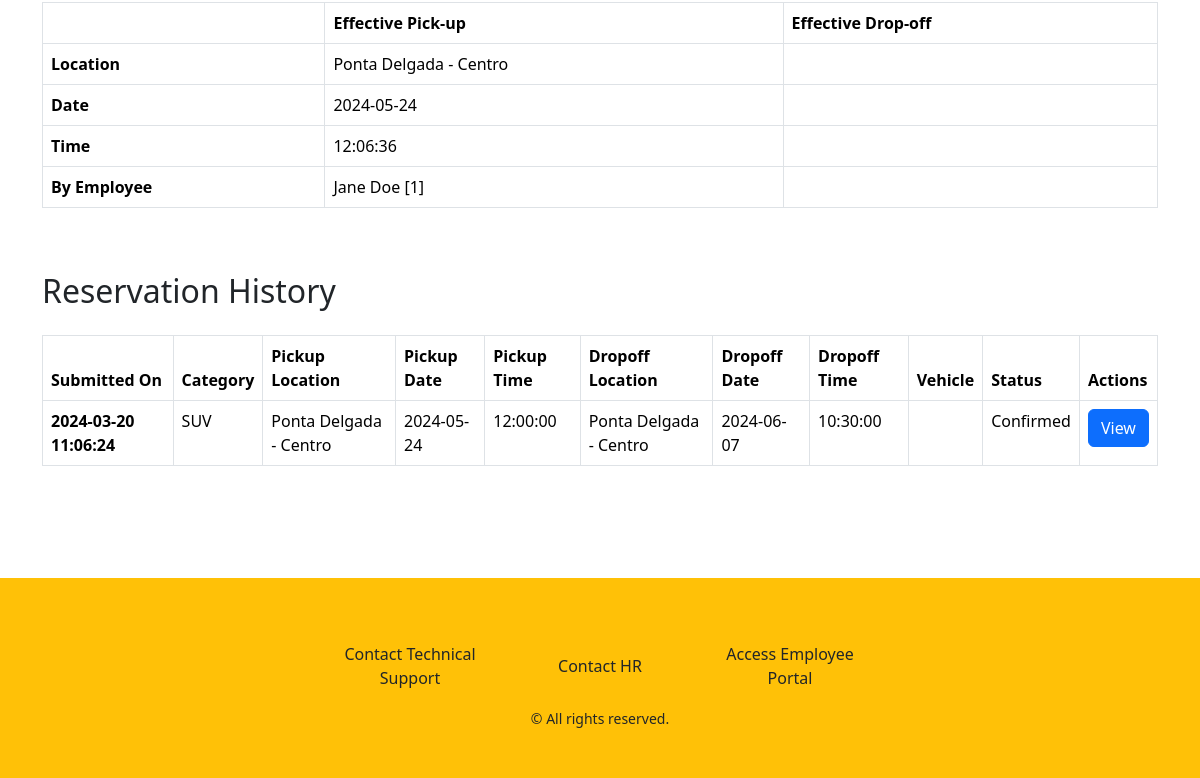
The app's page /project/src/html/admin/reservationView.php?reservationId=2 (signed in, lower part), older data.
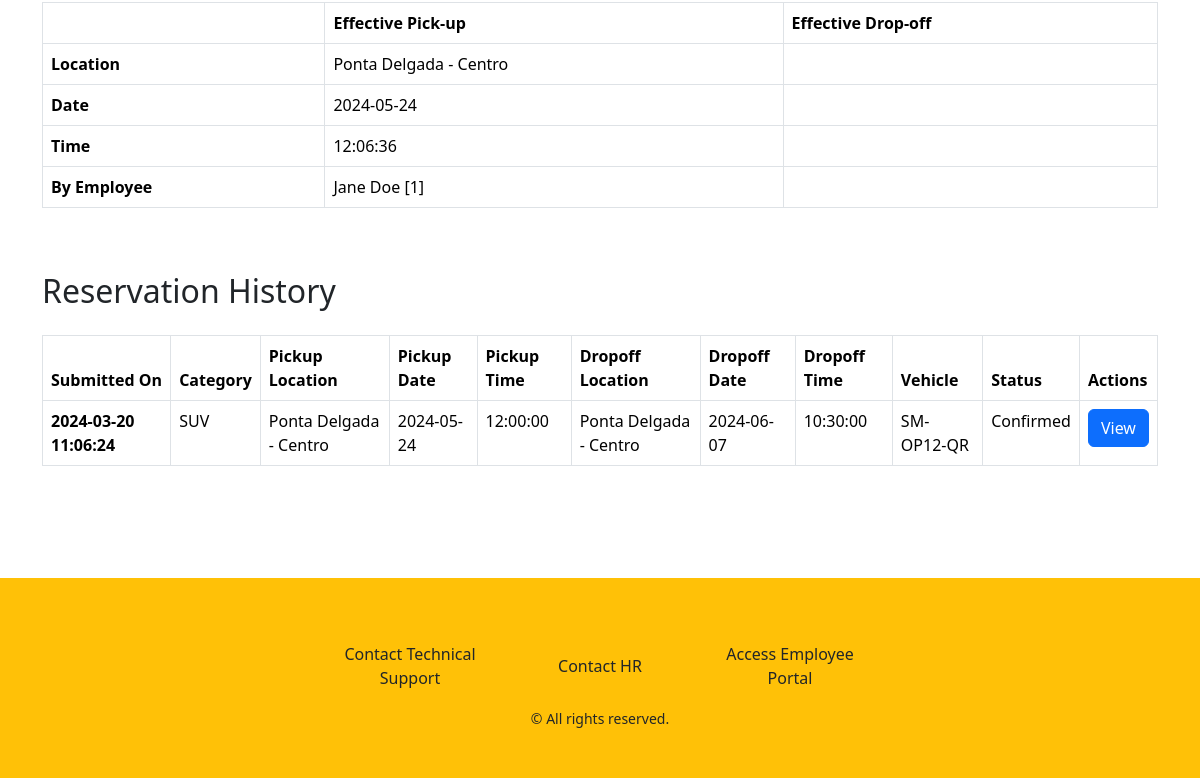
The same page, newer data.
### tables this page shows
CREATE TABLE IF NOT EXISTS revision (
    id INT UNSIGNED NOT NULL AUTO_INCREMENT,
    category_id INT UNSIGNED NOT NULL,
    customer_id INT UNSIGNED NOT NULL,
    status_id INT UNSIGNED NOT NULL,
    pickupLocation_id INT UNSIGNED NOT NULL,
    dropoffLocation_id INT UNSIGNED NOT NULL,
    pickupDate DATE NOT NULL,
    dropoffDate DATE NOT NULL,
    pickupTime TIME NOT NULL,
    dropoffTime TIME NOT NULL,
    totalPrice DECIMAL(6,2) NOT NULL,
     
    vehicle_id INT UNSIGNED NOT NULL,
    submittedByUser_id INT UNSIGNED,
    submittedTimestamp TIMESTAMP NOT NULL DEFAULT CURRENT_TIMESTAMP,

     
    effectivePickupDate DATE,
    effectivePickupTime TIME,
    effectivePickupLocation_id INT UNSIGNED,
    givenByUser_id INT UNSIGNED,

     
    effectiveDropoffDate DATE,
    effectiveDropoffTime TIME,
    effectiveDropoffLocation_id INT UNSIGNED,
    collectedByUser_id INT UNSIGNED,
    
    billingAddress_id INT UNSIGNED NOT NULL,
    creditCard_id INT UNSIGNED NOT NULL,
    reservation_id INT UNSIGNED NOT NULL,
    PRIMARY KEY (id),
    CONSTRAINT fk_revision_category
        FOREIGN KEY (category_id)
        REFERENCES category(id),
    CONSTRAINT fk_revision_customer
        FOREIGN KEY (customer_id)
        REFERENCES customer(id),
    CONSTRAINT fk_revision_status
        FOREIGN KEY (status_id)
        REFERENCES status(id),
    CONSTRAINT fk_revision_pickupLocation
        FOREIGN KEY (pickupLocation_id)
        REFERENCES location(id),
    CONSTRAINT fk_revision_dropoffLocation
        FOREIGN KEY (dropoffLocation_id)
        REFERENCES location(id),
    CONSTRAINT fk_revision_vehicle
        FOREIGN KEY (vehicle_id)
        REFERENCES vehicle(id),
    CONSTRAINT fk_revision_user
        FOREIGN KEY (submittedByUser_id)
        REFERENCES user(id),
    CONSTRAINT fk_revision_effectivePickupLocation
        FOREIGN KEY (effectivePickupLocation_id)
        REFERENCES location(id),
    CONSTRAINT fk_revision_effectiveDropoffLocation
        FOREIGN KEY (effectiveDropoffLocation_id)
        REFERENCES location(id),
    CONSTRAINT fk_revision_collectedByUser
        FOREIGN KEY (collectedByUser_id)
        REFERENCES user(id),
    CONSTRAINT fk_revision_givenByUser
        FOREIGN KEY (givenByUser_id)
        REFERENCES user(id),
    CONSTRAINT fk_revision_billingAddress
        FOREIGN KEY (billingAddress_id)
        REFERENCES address(id),
    CONSTRAINT fk_revision_creditCard
        FOREIGN KEY (creditCard_id)
        REFERENCES creditCard(id),
    CONSTRAINT fk_revision_reservation
        FOREIGN KEY (reservation_id)
        REFERENCES reservation(id)
);

CREATE TABLE IF NOT EXISTS category (
    id INT UNSIGNED NOT NULL AUTO_INCREMENT PRIMARY KEY,
    name VARCHAR(45) NOT NULL,
    description VARCHAR(90) NOT NULL,
    dailyRate DECIMAL(5,2) NOT NULL,
    isArchived BOOLEAN NOT NULL DEFAULT FALSE
);

CREATE TABLE location (
    id INT UNSIGNED NOT NULL AUTO_INCREMENT,
    name VARCHAR(90) NOT NULL,
    address_id INT UNSIGNED NOT NULL,
    island_id INT UNSIGNED NOT NULL,
    isArchived BOOLEAN NOT NULL DEFAULT FALSE,
    PRIMARY KEY (id),
    CONSTRAINT fk_location_address
        FOREIGN KEY (address_id)
        REFERENCES address(id),
    CONSTRAINT fk_location_island
        FOREIGN KEY (island_id)
        REFERENCES island(id)
);

CREATE TABLE IF NOT EXISTS status (
    id INT UNSIGNED NOT NULL AUTO_INCREMENT,
    statusName VARCHAR(45) NOT NULL,
    PRIMARY KEY (id)
);

CREATE TABLE IF NOT EXISTS vehicle (
    id INT UNSIGNED NOT NULL AUTO_INCREMENT,
    plate VARCHAR(15) NOT NULL,
    category_id INT UNSIGNED,
    rentable BOOLEAN NOT NULL,
    island_id INT UNSIGNED NOT NULL,
    isArchived BOOLEAN NOT NULL DEFAULT FALSE,
    PRIMARY KEY (id),
    CONSTRAINT fk_vehicle_category
        FOREIGN KEY (category_id)
        REFERENCES category(id),
    CONSTRAINT fk_vehicle_island
        FOREIGN KEY (island_id)
        REFERENCES island(id),
    CONSTRAINT UNIQUE (plate)
);

### project/lib/RentACar/DBModel.php (called while the page is built, shortened)
<?php
trait DBModel
{
    protected ?int $id = null;
    public function getId(): int
    {
        return $this->id;
    }
    public static function find(int $id, string $tableName = ''): self
    {
        $connection = MyConnect::getInstance()->getConnection();
        if ($tableName === '') {
            $class_parts = explode('\\', static::class);
            $tableName = end($class_parts);
            $tableName = self::camelToSnake($tableName);
        }
        $sql = "SELECT * FROM " . $tableName . " WHERE id = ?";
        $stmt = $connection->prepare($sql);
        $stmt->execute([$id]);
        $result = $stmt->fetchObject(static::class);
        return $result;
    }
    public static function search(array $filters, string $tableName = '', ?string $orderBy = null, ?string $order = null, ?int $limit = null): array
    {
        $sql = "SELECT * FROM " . $tableName;
        if (!empty($filters)) {
            $sql .= " WHERE ";
            foreach ($filters as $pos => $filter) {
                $sql .= $filter['column'] . ' ' . $filter['operator'] . ' ?';
            }
        }
        if (!empty($orderBy)) {
            $sql .= " ORDER BY $orderBy";
        }
        if (!empty($order)) {
            $sql .= " $order";
        }
        $connection = MyConnect::getInstance()->getConnection();
        $stmt = $connection->prepare($sql);
        $params = array_column($filters, 'value');
        $stmt->execute($params);
        $results = [];
        while($row = $stmt->fetchObject(static::class)) {
            $results[] = $row;
        }
        return $results;
    }
    public function loadRelation(string $relationName, string $tableName = ''): self
    {
        if ($this->{$relationName . '_id'} === null) {
            return $this;
        }
        if ($tableName === '') {
            $tableName = $relationName;
        }
        $className = 'RentACar\\' . self::snakeToCamel($tableName);
        $this->{$relationName} = $className::find($this->{$relationName . '_id'}, $tableName);
        return $this;
    }
    public static function camelToSnake(string $camelCase): string
    {
        $result = '';
        for ($i = 0; $i < strlen($camelCase); $i++) {
            $char = $camelCase[$i];
            if (ctype_upper($char)) {
                $result .= '_' . strtolower($char);
            } else {
                $result .= $char;
            }
        }
        return ltrim($result, '_');
    }
    public static function snakeToCamel($string, $capitalizeFirstCharacter = true): string
    {
        $str = str_replace(' ', '', ucwords(str_replace('_', ' ', $string)));
        return $str;
    }
}

### project/lib/RentACar/Reservation.php (called while the page is built, shortened)
<?php
class Reservation
{
    public function findAllRevisions(): array
    {
        return Revision::search([
            [
                'column' => 'reservation_id',
                'operator' => '=',
                'value' => $this->id
            ]
        ], 'revision', 'submittedTimestamp', 'ASC');
    }
}

### project/lib/RentACar/Revision.php (called while the page is built, shortened)
<?php
class Revision
{
    protected ?string $pickupDate = null;
    protected ?string $dropoffDate = null;
    protected ?string $pickupTime = null;
    protected ?string $dropoffTime = null;
    protected ?string $submittedTimestamp = null;
    protected ?int $vehicle_id = null;
    protected ?Category $category = null;
    protected ?Status $status = null;
    protected ?Location $pickupLocation = null;
    protected ?Location $dropoffLocation = null;
    protected ?Vehicle $vehicle = null;
    public function getPickupDate(): string
    {
        return $this->pickupDate;
    }
    public function getDropoffDate(): string
    {
        return $this->dropoffDate;
    }
    public function getPickupTime(): string
    {
        return $this->pickupTime;
    }
    public function getDropoffTime(): string
    {
        return $this->dropoffTime;
    }
    public function getSubmittedTimestamp(): string
    {
        return $this->submittedTimestamp;
    }
    public function getCategory(): Category
    {
        return $this->category;
    }
    public function getStatus(): Status
    {
        return $this->status;
    }
    public function getPickupLocation(): Location
    {
        return $this->pickupLocation;
    }
    public function getDropoffLocation(): Location
    {
        return $this->dropoffLocation;
    }
    public function getVehicle(): ?Vehicle
    {
        return $this->vehicle;
    }
    public function loadStatus(): self
    {
        try {
            $this->loadRelation('status');
        } catch(e) {
        }
        return $this;
    }
    public function loadCategory(): self
    {
        try {
            $this->loadRelation('category');
        } catch(e) {
        }
        return $this;
    }
    public function loadPickupLocation(): self
    {
        try {
            $this->loadRelation('pickupLocation', 'location');
        } catch(e) {
        }
        return $this;
    }
    public function loadDropoffLocation(): self
    {
        try {
            $this->loadRelation('dropoffLocation', 'location');
        } catch(e) {
        }
        return $this;
    }
    public function loadVehicle(): self
    {
        try {
            if ($this->vehicle_id !== null) {
                $this->loadRelation('vehicle');
            }
        } catch(e) {
        }
        return $this;
    }
}

### project/lib/RentACar/Category.php (called while the page is built, shortened)
<?php
class Category
{
    protected ?string $name = null;
    public function getName(): ?string
    {
        return $this->name;
    }
}

### project/lib/RentACar/Location.php (called while the page is built, shortened)
<?php
class Location
{
    protected ?string $name = null;
    public function getName()
    {
        return $this->name;
    }
}

### project/lib/RentACar/Status.php (called while the page is built, shortened)
<?php
class Status
{
    protected ?string $statusName;
    public function getStatusName(): string
    {
        return $this->statusName;
    }
}

### project/lib/RentACar/Vehicle.php (called while the page is built, shortened)
<?php
class Vehicle
{
    protected ?string $plate = null;
    public function getPlate(): string
    {
        return $this->plate;
    }
}

### project/src/html/admin/reservationView.php (the view, shortened to what the changed rows need)
<?php
require_once $_SERVER['DOCUMENT_ROOT'] . '/src/html/components/header.php';
try {
    $reservation = Reservation::find($_GET['reservationId']);
    $reservation->loadRelation('ownerUser', 'user');
    $revisions = $reservation->findAllRevisions();
    $latestRevision = array_pop($revisions);
} catch(e) {
}
echo getHeader();
?>
<body>
    <div class="container mt-5">
        <div class="table-responsive mb-5">
            <table class="table table-bordered">
                <thead>
                    <tr>
                        <th></th>
                        <th>Effective Pick-up</th>
                        <th>Effective Drop-off</th>
                    </tr>
                </thead>
                <tbody>
                    <tr>
                        <th>Location</th>
                    </tr>
                    <tr>
                        <th>Date</th>
                    </tr>
                    <tr>
                        <th>Time</th>
                    </tr>
                    <tr>
                        <th>By Employee</th>
                    </tr>
                </tbody>
            </table>
        </div>
        <h2 class="mb-4">Reservation History</h2 class="mb-4">
        <div class="table-responsive mb-5">
            <table class="table table-bordered">
                <thead>
                    <tr>
                        <th>Submitted On</th>
                        <th>Category</th>
                        <th>Pickup Location</th>
                        <th>Pickup Date</th>
                        <th>Pickup Time</th>
                        <th>Dropoff Location</th>
                        <th>Dropoff Date</th>
                        <th>Dropoff Time</th>
                        <th>Vehicle</th>
                        <th>Status</th>
                        <th>Actions</th>
                    </tr>
                </thead>
                <tbody>
                    <?php foreach ($revisions as $revision) {
                        $revision->loadCategory();
                        $revision->loadVehicle();
                        $revision->loadPickupLocation();
                        $revision->loadDropoffLocation();
                    ?>
                        <tr>
                            <th><?php echo $revision->getSubmittedTimestamp() ?></th>
                            <td><?php echo $revision->getCategory()->getName(); ?></td>
                            <td><?php echo $revision->getPickupLocation()->getName(); ?></td>
                            <td><?php echo $revision->getPickupDate(); ?></td>
                            <td><?php echo $revision->getPickupTime(); ?></td>
                            <td><?php echo $revision->getDropoffLocation()->getName(); ?></td>
                            <td><?php echo $revision->getDropoffDate(); ?></td>
                            <td><?php echo $revision->getDropoffTime(); ?></td>
                            <td><?php echo $revision->getVehicle() === null ? null : $revision->getVehicle()->getPlate() ?></td>
                            <td><?php echo $revision->loadStatus()->getStatus()->getStatusName(); ?></td>
                            <td>
                                <a href="/src/html/admin/reservationView.php?reservationId=<?php echo $reservation->getId(); ?>" class="btn btn-primary">View</a>
                            </td>
                        </tr>
                    <?php } ?>
                </tbody>
            </table>
        </div>
    </div>
</body>
</html>

Row changes from the older to the newer data that the page shows:
changed revision "SUV": vehicle.plate (not shown) → "SM-OP12-QR"
